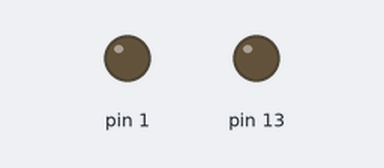
The sketch below on a simulated Arduino Uno, built with avr-gcc and run on an emulated ATmega328P. Shown: output pins drawn as LEDs (lit = HIGH).

Above: at 0.5 s.
At 5.0 s:
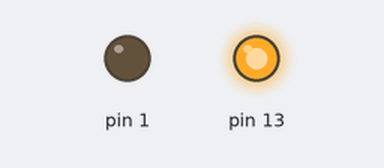
Timing chart, 0 to 6.9 s (numbered marks = the images above):
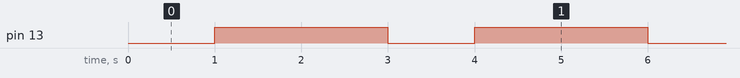

Measured:
- by itself, pin 13: alternates HIGH for 2.0 s and LOW for 1.0 s

The sketch:

My_First_Code.ino
```cpp
// Supplies Needed:  Arduino Uno, A breadboard(optional), a LED of any color, and two jumper wires(also optional but required if your using a breadboard.).
int ledPin = (13);
void setup() {
pinMode(ledPin, OUTPUT);
Serial.println(9600, "the led is on");
String("led is on");
int(ledPin = 13);
Serial.println(9600);
}

void loop() {
  pinMode(ledPin, OUTPUT);
  String("led is on");
  Serial.println(9600, "ledPin");
delay(1000);
pinMode(ledPin, OUTPUT);
digitalWrite(ledPin, 13);
delay(1000);
digitalWrite(ledPin, HIGH);
Serial.println("The led is on");
delay(1000);
Serial.println("The led is off");
digitalWrite(ledPin, LOW);
Serial.println(9600, "The led is off");
pinMode(Serial, ledPin);
pinMode(Serial, OUTPUT);
Serial.println(9600);
}
```
